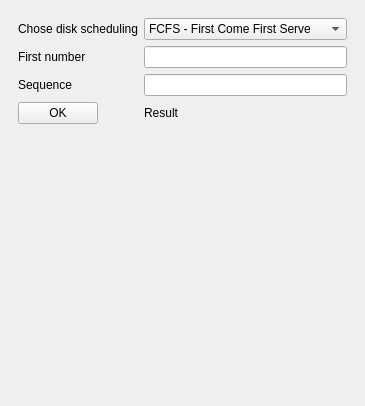
<?xml version="1.0" encoding="UTF-8"?>
<ui version="4.0">
 <class>MainWindow</class>
 <widget class="QMainWindow" name="MainWindow">
  <property name="geometry">
   <rect>
    <x>0</x>
    <y>0</y>
    <width>349</width>
    <height>406</height>
   </rect>
  </property>
  <property name="windowTitle">
   <string>Disk Scheduling</string>
  </property>
  <widget class="QWidget" name="centralwidget">
   <layout class="QVBoxLayout" name="verticalLayout">
    <item>
     <widget class="QWidget" name="widget" native="true">
      <layout class="QFormLayout" name="formLayout">
       <item row="1" column="0">
        <widget class="QLabel" name="label">
         <property name="text">
          <string>First number</string>
         </property>
        </widget>
       </item>
       <item row="1" column="1">
        <widget class="QLineEdit" name="number1"/>
       </item>
       <item row="2" column="0">
        <widget class="QLabel" name="label_2">
         <property name="text">
          <string>Sequence</string>
         </property>
        </widget>
       </item>
       <item row="2" column="1">
        <widget class="QLineEdit" name="number2"/>
       </item>
       <item row="0" column="1">
        <widget class="QComboBox" name="comboBox">
         <item>
          <property name="text">
           <string comment="hello" extracomment="hello">FCFS - First Come First Serve</string>
          </property>
         </item>
         <item>
          <property name="text">
           <string>SSTF - Shortest Seek Time First</string>
          </property>
         </item>
         <item>
          <property name="text">
           <string>SCAN - Elevator</string>
          </property>
         </item>
         <item>
          <property name="text">
           <string>C-SCAN - Circular SCAN</string>
          </property>
         </item>
         <item>
          <property name="text">
           <string>LOOK</string>
          </property>
         </item>
         <item>
          <property name="text">
           <string>C-LOOK</string>
          </property>
         </item>
        </widget>
       </item>
       <item row="0" column="0">
        <widget class="QLabel" name="label_3">
         <property name="text">
          <string>Chose disk scheduling</string>
         </property>
        </widget>
       </item>
       <item row="4" column="0">
        <widget class="QPushButton" name="pushButton">
         <property name="text">
          <string>OK</string>
         </property>
        </widget>
       </item>
       <item row="4" column="1">
        <widget class="QLabel" name="result">
         <property name="text">
          <string>Result</string>
         </property>
        </widget>
       </item>
      </layout>
     </widget>
    </item>
    <item>
     <widget class="PlotWidget" name="graphWidget" native="true"/>
    </item>
   </layout>
  </widget>
  <widget class="QMenuBar" name="menubar">
   <property name="geometry">
    <rect>
     <x>0</x>
     <y>0</y>
     <width>349</width>
     <height>21</height>
    </rect>
   </property>
  </widget>
 </widget>
 <customwidgets>
  <customwidget>
   <class>PlotWidget</class>
   <extends>QWidget</extends>
   <header>pyqtgraph</header>
   <container>1</container>
  </customwidget>
 </customwidgets>
 <resources/>
 <connections>
  <connection>
   <sender>comboBox</sender>
   <signal>activated(QString)</signal>
   <receiver>MainWindow</receiver>
   <slot>setWindowTitle(QString)</slot>
   <hints>
    <hint type="sourcelabel">
     <x>225</x>
     <y>48</y>
    </hint>
    <hint type="destinationlabel">
     <x>170</x>
     <y>202</y>
    </hint>
   </hints>
  </connection>
 </connections>
</ui>
